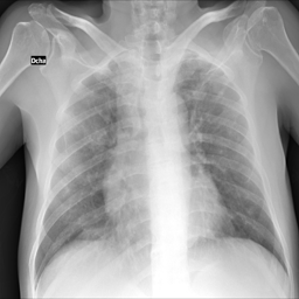
#> input picture radiografia/COVID/COVID-1068.png, 299 x 299 px; its folder holds 4 pictures in this run
$ python script.py
#> lines starting #> are read from the running program, lines starting #| are printed output that depends on the picture
import os
import cv2
from sklearn.decomposition import PCA
from sklearn.preprocessing import StandardScaler
import pandas as pd
import webbrowser

def carregar_imagens_da_pasta(pasta):
#> called with pasta = 'radiografia/COVID'
    arquivos = [f for f in os.listdir(pasta) if f.lower().endswith(('.png', '.jpg', '.jpeg'))]
    imagens = []
    nomes = []
    for nome in arquivos:
        caminho = os.path.join(pasta, nome)
        img = cv2.imread(caminho, cv2.IMREAD_GRAYSCALE)
#> img is the input picture: shape (299, 299); min 0, max 255, mean 161.9
        if img is not None:
            img = cv2.resize(img, (64, 64))
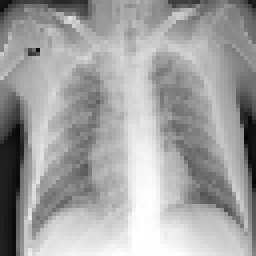
#> img: shape (64, 64) (shown 4 times larger); min 4, max 255, mean 161.9
#> pass 3 of the loop in carregar_imagens_da_pasta, `for nome in arquivos:`:
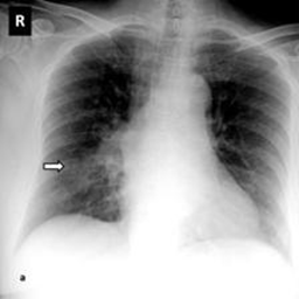
#> input picture radiografia/COVID/COVID-1108.png, 299 x 299 px
#> in carregar_imagens_da_pasta, img is the input picture: shape (299, 299); min 0, max 255, mean 159.9
#> in carregar_imagens_da_pasta, `img = cv2.resize(img, (64, 64))`:
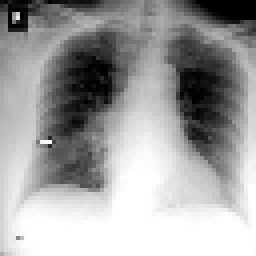
#> img: shape (64, 64) (shown 4 times larger); min 0, max 255, mean 159.8
#> the loop made 4 passes; the first 3 are shown
            imagens.append(img.flatten())
            nomes.append(caminho)
        else:
            print(f"Falha ao carregar imagem: {caminho}")
#> (the run stopped early here; a loop or call above may not have finished)
